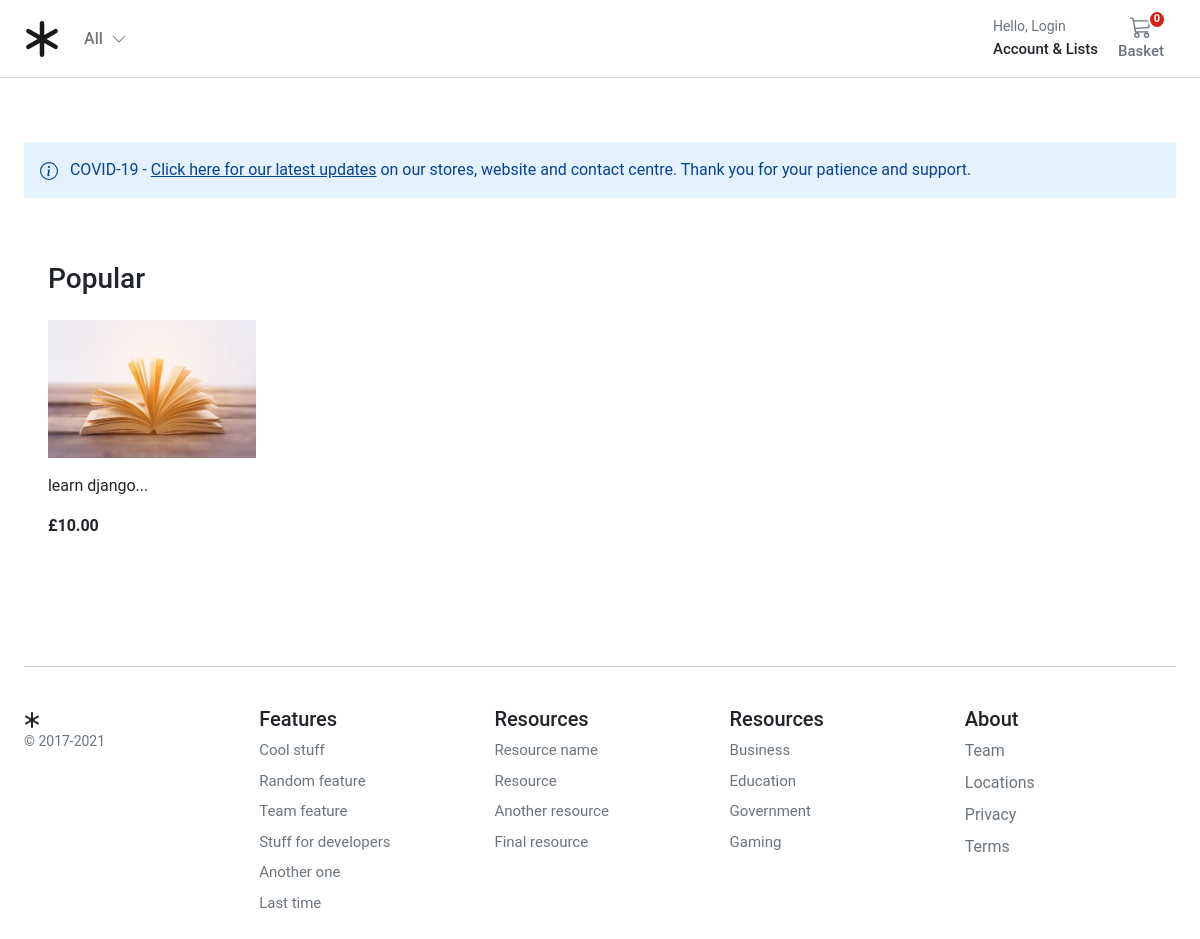
The page / on the database its author committed.
### store/models.py (models this page shows, shortened)
class ProductImage(models.Model):
    product = models.ForeignKey(Product, on_delete=models.CASCADE, related_name="product_image")
    image = models.ImageField(
        verbose_name=_("image"),
        help_text=_("Upload a product image"),
        upload_to="images/",
        default="images/default.png",
    )
    alt_text = models.CharField(
        verbose_name=_("Alturnative text"),
        help_text=_("Please add alturnative text"),
        max_length=255,
        null=True,
        blank=True,
    )
    """if we have more than one image associated with a product the feature image is the most important
     one that we display first"""
    is_feature = models.BooleanField(default=False)
    created_at = models.DateTimeField(auto_now_add=True, editable=False)
    updated_at = models.DateTimeField(auto_now=True)
    class Meta:
        verbose_name = _("Product Image")
        verbose_name_plural = _("Product Images")

class Product(models.Model):
    product_type = models.ForeignKey(ProductType, on_delete=models.RESTRICT)
    category = models.ForeignKey(Category, on_delete=models.RESTRICT)
    title = models.CharField(
        verbose_name=_("title"),
        help_text=_("Required"),
        max_length=255,
    )
    description = models.TextField(verbose_name=_("description"), help_text=_("Not Required"), blank=True)
    slug = models.SlugField(max_length=255, unique=True)
    regular_price = models.DecimalField(
        verbose_name=_("Regular price"),
        help_text=_("Maximum 999.99"),
        error_messages={
            "name": {
                "max_length": _("The price must be between 0 and 999.99."),
            },
        },
        max_digits=5,
        decimal_places=2,
    )
    discount_price = models.DecimalField(
        verbose_name=_("Discount price"),
        help_text=_("Maximum 999.99"),
        error_messages={
            "name": {
                "max_length": _("The price must be between 0 and 999.99."),
            },
        },
        max_digits=5,
        decimal_places=2,
    )
    is_active = models.BooleanField(
        verbose_name=_("Product visibility"),
        help_text=_("Change product visibility"),
        default=True,
    )
    created_at = models.DateTimeField(_("Created at"), auto_now_add=True, editable=False)
    updated_at = models.DateTimeField(_("Updated at"), auto_now=True)
    user_wishlist = models.ManyToManyField(settings.AUTH_USER_MODEL, related_name="user_wishlist", blank=True)
    class Meta:
        ordering = ("-created_at",)
        verbose_name = _("Product")
        verbose_name_plural = _("Products")
    def get_absolute_url(self):
        return reverse("store:product_detail", args=[self.slug])

### store/views.py (the view)
# urls.py: path("", views.product_all, name="store_home"),
def product_all(request):
    products = Product.objects.prefetch_related("product_image").filter(is_active=True)
    context = {"products": products}
    return render(request, "store/index.html", context)

### store/context_processors.py (called while the page is built)
def categories(request):
    context = {
        "categories": Category.objects.all(),
    }
    return context

### store/models.py (called while the page is built)
    def get_absolute_url(self):
        return reverse("store:category_list", args=[self.slug])

### store_basket/context_processors.py (called while the page is built)
def basket(requset):
    return {"basket": Basket(requset)}

### store_basket/store_basket.py (called while the page is built)
    def __len__(self):
        '''
        count the qty of all items in the basket
        '''
        """
        the patterns that its add another item in the dict with the new values without yet remove the old ones
        """
        return sum(item['qty'] for item in self.basket.values())

### templates/store/index.html (shortened to what this page needs)
{% extends "base.html" %}
{% block content %}
<div class="container">
  <div class="alert alert-primary fw600 rounded-0 border-0 pb-3" role="alert">
    COVID-19 - <u>Click here for our latest updates</u> on our stores, website and contact centre. Thank you for
    your patience and support.
  </div>
  <div class="container">
    <div class="row">
      <div class="album py-5">
        <div class="pb-3">
          <h1 class="h3">Popular</h1>
        </div>
        {% if not products %}
        <div class="col-12">There are currently no products active</div>
        {% else %}
        <div class="row row-cols-1 row-cols-sm-2 row-cols-md-5 g-3">
          {% for product in products %}
          <div class="col">
            <div class="card border-0">
              {%for image in product.product_image.all%}
              {%if image.is_feature%}
              <img class="img-fluid" src="{{ image.image.url }}" alt="{{image.alt_text}}">
              {%endif%}
              {%endfor%}
              <div class="card-body px-0">
                <p class="card-text">
                  <a class="text-dark text-decoration-none"
                    href="{{ product.get_absolute_url }}">{{ product.title|slice:":50" }}...</a>
                </p>
                <div class="fw-bold">£{{product.regular_price}}</div>
              </div>
            </div>
          </div>
          {% endfor %}
        </div>
        {% endif %}
      </div>
    </div>
  </div>
  {% endblock %}

### static/core/css/base.css (style rules this page uses)
@media (min-width: 1000px) { .container { max-width: 1000px; } }
@media (max-width: 1200px) { .container { max-width: 100%; padding:0 24px; } }
.alert-primary { background-color: #E4F1FF; }
html, body, p, div { letter-spacing: -0.02px; font-family: 'Roboto', sans-serif; }

### rows shown on the page
Product: title "learn django", regular_price "10.00"
ProductImage: image (placeholder picture)
